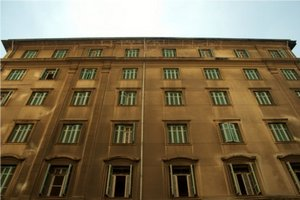
//> input picture images/Hough_Lines_Tutorial_Original_Image.jpg, 300 x 200 px
$ ./affine_transformation ../images/Hough_Lines_Tutorial_Original_Image.jpg   (built with g++ and OpenCV 4)
//> lines starting //> are read from the running program, lines starting //| are printed output that depends on the picture
#include <opencv2/opencv.hpp>

/*
    The usual way to represent an Affine Transform is by using a  2x3 matrix:
	_      _
       |a00 a01|
    A= |       |
       |a10 a11|
       |_     _|2x2

       _  _
    B=|b00 |
      |b10 |
      |_  _|


    M=[A B]  =|a00 a01 b00|
              |a10 a11 b10|


          |x|
        P=| |
          |y|


        |x|
    T=A.| |+B=M.[x y 1]T
        |y|

Questions:
A) we know X and T, what is M
B)We know M and X, To obtain T just T=M.X

https://docs.opencv.org/3.4/d4/d61/tutorial_warp_affine.html

*/


void calculateAndApplyAffineTransformation(int argc, char **argv)
{
//> called with argc = 2
    std::string source_window = "Source image";
    std::string warp_window = "Warp";
    std::string warp_rotate_window = "Warp + Rotate";

    cv::Point2f srcTri[3];
    cv::Point2f dstTri[3];

    cv::Mat rot_mat( 2, 3, CV_32FC1 );
    cv::Mat warp_mat( 2, 3, CV_32FC1 );
    cv::Mat src, warp_dst, warp_rotate_dst;

    src = cv::imread( argv[1], cv::IMREAD_ANYCOLOR  );
//> src is the input picture: 200 rows x 300 cols, CV_8UC3; mean B, G, R 79.4, 107.6, 124.2

    /// Set the dst image the same type and size as src
    warp_dst = cv::Mat::zeros( src.rows, src.cols, src.type() );

    /*
    Set your 3 points to calculate the  Affine Transform
    The simplest way to define an affine transform is thus to set pts_src to three  corners in the source image
    for example, the upper and lower left together with the upper right of the source image.
    The mapping from the source to destination image is then entirely defined by specifying pts_dst, the locations to which
    these three points will be mapped in that destination image

    these 3 point define a triangle which  has corners like this:

                           1
    0------1              /|
    |     /              / |
    |    /              /  |
    |   /        ->  0 /   |
    |  /               \   |
    |2/                 \2 |

    */


    srcTri[0] = cv::Point2f( 0,0 ); //src Top left
    srcTri[1] = cv::Point2f( src.cols - 1, 0 ); //src Top right
    srcTri[2] = cv::Point2f( 0, src.rows - 1 ); //src Bottom left offset


    /*
    since affine transform could be any combination of rotation, reflection, scaling, sheering, it doesn't preserve parallelism,
    we can assign 3 point from source to 3 point in the destination

    */

    dstTri[0] = cv::Point2f( src.cols*0.0, src.rows*0.33 ); //dst Top left
//> dstTri = 3 Points (x, y): [0, 66], [0, 0], [0, 0]
    dstTri[1] =cv::Point2f( src.cols*0.85, src.rows*0.25 ); //dst Top right
    dstTri[2] =cv::Point2f( src.cols*0.15, src.rows*0.7 ); //dst Bottom left offset

    // Get the Affine Transform
    warp_mat = cv::getAffineTransform( srcTri, dstTri );

    // Apply the Affine Transform just found to the src image
    cv::warpAffine( src, warp_dst, warp_mat, warp_dst.size() );
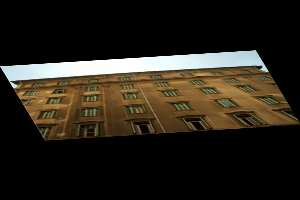
//> warp_dst: 200 rows x 300 cols, CV_8UC3; mean B, G, R 26.1, 35.4, 40.9

    /// Show what you got
    cv::namedWindow( source_window, cv::WINDOW_AUTOSIZE );
    cv::imshow( source_window, src );

    cv::namedWindow( warp_window, cv::WINDOW_AUTOSIZE );
    cv::imshow( warp_window, warp_dst );


    cv::waitKey(0);

   return ;


}

void createAffineMatrixExample(int argc, char **argv)
{
//> called with argc = 2
    cv::Mat src, warp_dst, warp_rotate_dst;
    src = cv::imread( argv[1], cv::IMREAD_ANYCOLOR  );

    cv::Mat rot_mat( 2, 3, CV_32FC1 );
    cv::Mat warp_mat( 2, 3, CV_32FC1 );


    /// Set the dst image the same type and size as src
    warp_dst = cv::Mat::zeros( src.rows, src.cols, src.type() );

    /// Compute a rotation matrix with respect to the center of the image
    cv::Point center = cv::Point( src.cols/2, src.rows/2 );
//> center = Point(150, 100)
    double angle = -50.0;
    double scale = 0.6;

    /// Get the rotation matrix with the specifications above
    rot_mat = cv::getRotationMatrix2D( center, angle, scale );

    std::cout<<"rot+scale matrix is: \n" <<rot_mat <<std::endl;
//| rot+scale matrix is:
//| [0.3856725658119236, -0.4596266658713868, 138.1117817153501;
//|  0.4596266658713868, 0.3856725658119236, -7.511256461900373]

    /// Rotate the warped image
    cv::warpAffine( src, warp_dst,  rot_mat, warp_dst.size() );
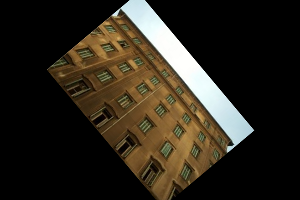
//> warp_dst: 200 rows x 300 cols, CV_8UC3; mean B, G, R 28.3, 38.5, 44.5

    /// Show what you got
    std::string source_window = "Source image";
    std::string warp_window = "rot+scale";
    cv::namedWindow( source_window, cv::WINDOW_AUTOSIZE );
    cv::imshow( source_window, src );

    cv::namedWindow( warp_window, cv::WINDOW_AUTOSIZE );
    cv::imshow( warp_window, warp_dst );

    cv::waitKey(0);

   return ;
}

void estimat3DAffineion()
{
    //The function estimates an optimal 3D affine transformation between two 3D point sets using the RANSAC algorithm.
    //estimateAffine3D();
    return;
}

int main(int argc, char** argv)
{
    if( argc != 2)
    {
        std::cout <<" Usage: ./affine_transform <image> \n"<< std::endl;
        return -1;
    }
    calculateAndApplyAffineTransformation(argc, argv);
    createAffineMatrixExample(argc, argv);

    return 0;
}

$ run again, on images/OpticalFlow0.jpg
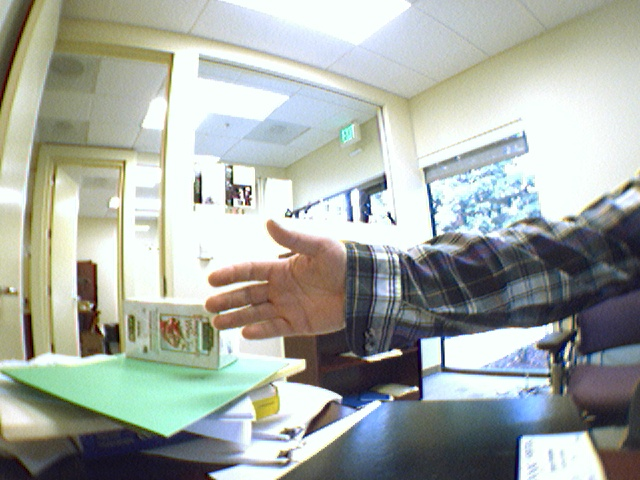
//> input picture images/OpticalFlow0.jpg, 640 x 480 px
//> in calculateAndApplyAffineTransformation, src is the input picture: 480 rows x 640 cols, CV_8UC3; mean B, G, R 164.4, 171.2, 165.4
//> in calculateAndApplyAffineTransformation, `cv::warpAffine( src, warp_dst, warp_mat, warp_dst.size() );`:
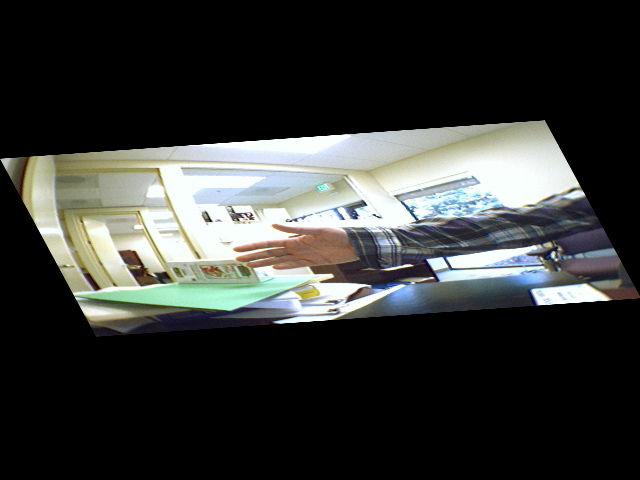
//> warp_dst: 480 rows x 640 cols, CV_8UC3; mean B, G, R 53.9, 56.1, 54.2
//| rot+scale matrix is:
//| [0.3856725658119236, -0.4596266658713868, 306.8951787493173;
//|  0.4596266658713868, 0.3856725658119236, 0.3580511262945834]
//> in createAffineMatrixExample, `cv::warpAffine( src, warp_dst,  rot_mat, warp_dst.size() );`:
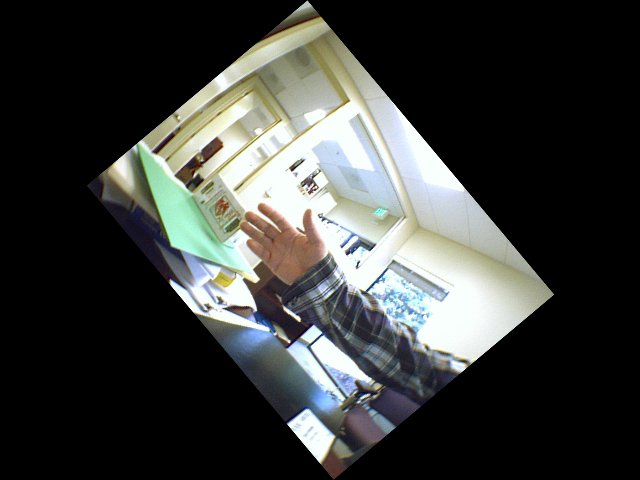
//> warp_dst: 480 rows x 640 cols, CV_8UC3; mean B, G, R 59.2, 61.6, 59.5

$ run again, on images/OpticalFlow1.jpg
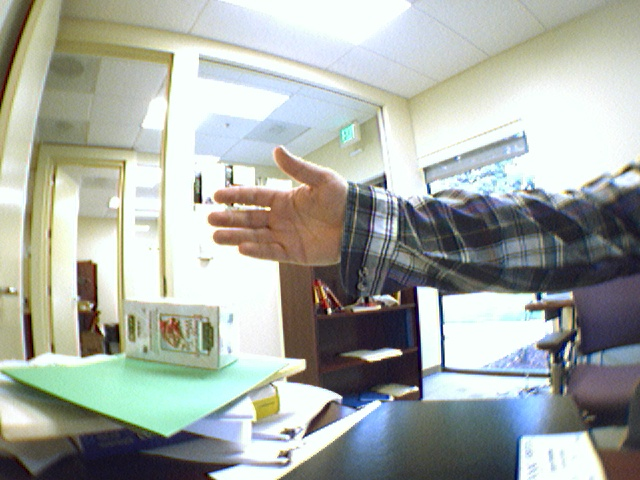
//> input picture images/OpticalFlow1.jpg, 640 x 480 px
//> in calculateAndApplyAffineTransformation, src is the input picture: 480 rows x 640 cols, CV_8UC3; mean B, G, R 164.8, 171.5, 166.5
//> in calculateAndApplyAffineTransformation, `cv::warpAffine( src, warp_dst, warp_mat, warp_dst.size() );`:
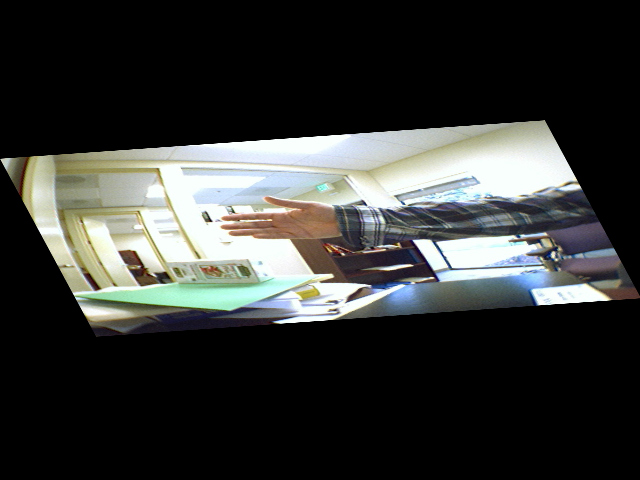
//> warp_dst: 480 rows x 640 cols, CV_8UC3; mean B, G, R 54, 56.2, 54.6
//| rot+scale matrix is:
//| [0.3856725658119236, -0.4596266658713868, 306.8951787493173;
//|  0.4596266658713868, 0.3856725658119236, 0.3580511262945834]
//> in createAffineMatrixExample, `cv::warpAffine( src, warp_dst,  rot_mat, warp_dst.size() );`:
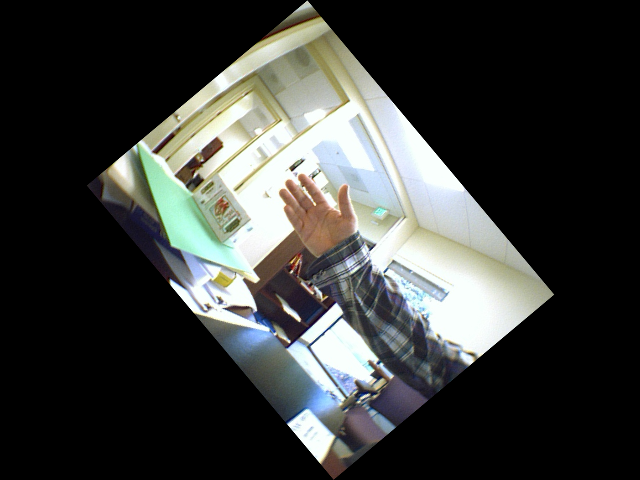
//> warp_dst: 480 rows x 640 cols, CV_8UC3; mean B, G, R 59.3, 61.7, 59.9
